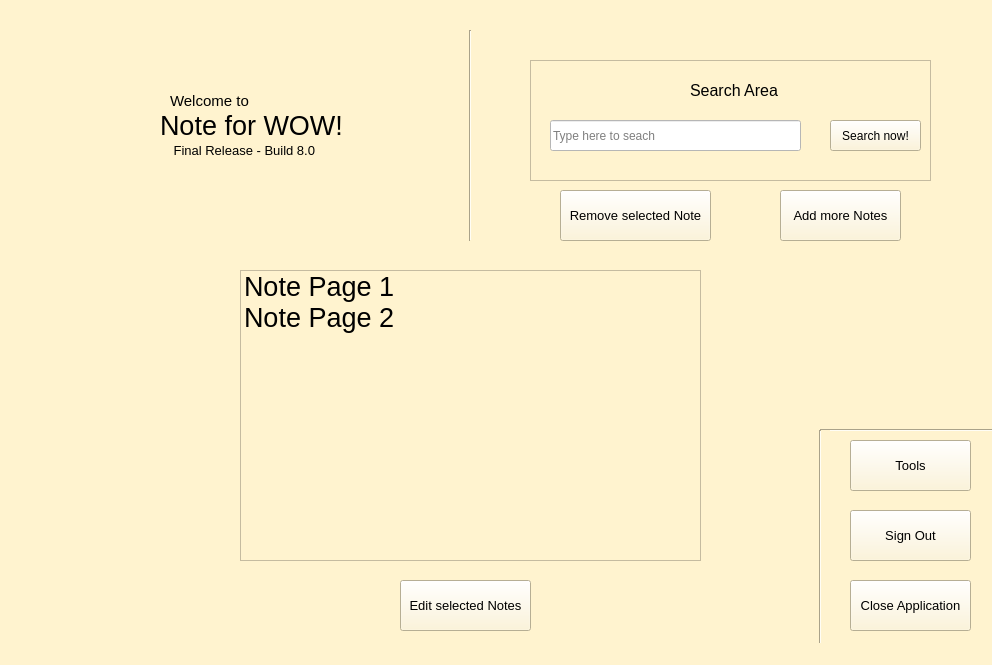
<?xml version="1.0" encoding="UTF-8"?>
<ui version="4.0">
 <class>MainWindow</class>
 <widget class="QMainWindow" name="MainWindow">
  <property name="geometry">
   <rect>
    <x>0</x>
    <y>0</y>
    <width>992</width>
    <height>665</height>
   </rect>
  </property>
  <property name="windowTitle">
   <string>Note for WOW! MainPage</string>
  </property>
  <property name="styleSheet">
   <string notr="true">background-color: rgb(255, 243, 207);</string>
  </property>
  <widget class="QWidget" name="centralwidget">
   <widget class="QLabel" name="label">
    <property name="geometry">
     <rect>
      <x>70</x>
      <y>70</y>
      <width>381</width>
      <height>111</height>
     </rect>
    </property>
    <property name="font">
     <font>
      <pointsize>20</pointsize>
     </font>
    </property>
    <property name="text">
     <string>            Note for WOW!</string>
    </property>
   </widget>
   <widget class="QLabel" name="label_2">
    <property name="geometry">
     <rect>
      <x>170</x>
      <y>90</y>
      <width>91</width>
      <height>21</height>
     </rect>
    </property>
    <property name="font">
     <font>
      <pointsize>11</pointsize>
     </font>
    </property>
    <property name="text">
     <string>Welcome to</string>
    </property>
   </widget>
   <widget class="QPushButton" name="bt_edit">
    <property name="geometry">
     <rect>
      <x>400</x>
      <y>580</y>
      <width>131</width>
      <height>51</height>
     </rect>
    </property>
    <property name="font">
     <font>
      <pointsize>10</pointsize>
     </font>
    </property>
    <property name="text">
     <string>Edit selected Notes</string>
    </property>
   </widget>
   <widget class="QPushButton" name="bt_quit">
    <property name="geometry">
     <rect>
      <x>850</x>
      <y>580</y>
      <width>121</width>
      <height>51</height>
     </rect>
    </property>
    <property name="font">
     <font>
      <pointsize>10</pointsize>
     </font>
    </property>
    <property name="text">
     <string>Close Application</string>
    </property>
   </widget>
   <widget class="QPushButton" name="bt_add">
    <property name="geometry">
     <rect>
      <x>780</x>
      <y>190</y>
      <width>121</width>
      <height>51</height>
     </rect>
    </property>
    <property name="font">
     <font>
      <pointsize>10</pointsize>
     </font>
    </property>
    <property name="text">
     <string>Add more Notes</string>
    </property>
   </widget>
   <widget class="QGraphicsView" name="graphicsView">
    <property name="geometry">
     <rect>
      <x>530</x>
      <y>60</y>
      <width>401</width>
      <height>121</height>
     </rect>
    </property>
    <property name="styleSheet">
     <string notr="true"/>
    </property>
   </widget>
   <widget class="QPushButton" name="bt_search">
    <property name="geometry">
     <rect>
      <x>830</x>
      <y>120</y>
      <width>91</width>
      <height>31</height>
     </rect>
    </property>
    <property name="font">
     <font>
      <pointsize>9</pointsize>
     </font>
    </property>
    <property name="text">
     <string>Search now!</string>
    </property>
   </widget>
   <widget class="QLabel" name="label_4">
    <property name="geometry">
     <rect>
      <x>690</x>
      <y>80</y>
      <width>91</width>
      <height>21</height>
     </rect>
    </property>
    <property name="font">
     <font>
      <pointsize>12</pointsize>
     </font>
    </property>
    <property name="text">
     <string>Search Area</string>
    </property>
   </widget>
   <widget class="QLineEdit" name="le_name">
    <property name="geometry">
     <rect>
      <x>550</x>
      <y>120</y>
      <width>251</width>
      <height>31</height>
     </rect>
    </property>
    <property name="styleSheet">
     <string notr="true">background-color: rgb(255, 255, 255);</string>
    </property>
    <property name="placeholderText">
     <string>Type here to seach</string>
    </property>
   </widget>
   <widget class="QPushButton" name="bt_save">
    <property name="geometry">
     <rect>
      <x>850</x>
      <y>510</y>
      <width>121</width>
      <height>51</height>
     </rect>
    </property>
    <property name="font">
     <font>
      <pointsize>10</pointsize>
     </font>
    </property>
    <property name="text">
     <string>Sign Out</string>
    </property>
   </widget>
   <widget class="Line" name="line_2">
    <property name="geometry">
     <rect>
      <x>460</x>
      <y>30</y>
      <width>20</width>
      <height>211</height>
     </rect>
    </property>
    <property name="orientation">
     <enum>Qt::Vertical</enum>
    </property>
   </widget>
   <widget class="Line" name="line">
    <property name="geometry">
     <rect>
      <x>820</x>
      <y>420</y>
      <width>181</width>
      <height>20</height>
     </rect>
    </property>
    <property name="orientation">
     <enum>Qt::Horizontal</enum>
    </property>
   </widget>
   <widget class="Line" name="line_3">
    <property name="geometry">
     <rect>
      <x>810</x>
      <y>430</y>
      <width>20</width>
      <height>221</height>
     </rect>
    </property>
    <property name="orientation">
     <enum>Qt::Vertical</enum>
    </property>
   </widget>
   <widget class="QPushButton" name="bt_tool">
    <property name="geometry">
     <rect>
      <x>850</x>
      <y>440</y>
      <width>121</width>
      <height>51</height>
     </rect>
    </property>
    <property name="font">
     <font>
      <pointsize>10</pointsize>
     </font>
    </property>
    <property name="text">
     <string>Tools</string>
    </property>
   </widget>
   <widget class="QLabel" name="label_3">
    <property name="geometry">
     <rect>
      <x>170</x>
      <y>140</y>
      <width>221</width>
      <height>21</height>
     </rect>
    </property>
    <property name="font">
     <font>
      <pointsize>10</pointsize>
     </font>
    </property>
    <property name="text">
     <string> Final Release - Build 8.0</string>
    </property>
   </widget>
   <widget class="QListWidget" name="noteList">
    <property name="geometry">
     <rect>
      <x>240</x>
      <y>270</y>
      <width>461</width>
      <height>291</height>
     </rect>
    </property>
    <property name="font">
     <font>
      <pointsize>20</pointsize>
     </font>
    </property>
    <property name="cursor" stdset="0">
     <cursorShape>ArrowCursor</cursorShape>
    </property>
    <item>
     <property name="text">
      <string>Note Page 1</string>
     </property>
    </item>
    <item>
     <property name="text">
      <string>Note Page 2</string>
     </property>
    </item>
   </widget>
   <widget class="QPushButton" name="bt_remove">
    <property name="geometry">
     <rect>
      <x>560</x>
      <y>190</y>
      <width>151</width>
      <height>51</height>
     </rect>
    </property>
    <property name="font">
     <font>
      <pointsize>10</pointsize>
     </font>
    </property>
    <property name="text">
     <string>Remove selected Note</string>
    </property>
   </widget>
   <zorder>line_2</zorder>
   <zorder>label</zorder>
   <zorder>label_2</zorder>
   <zorder>bt_edit</zorder>
   <zorder>bt_quit</zorder>
   <zorder>bt_add</zorder>
   <zorder>graphicsView</zorder>
   <zorder>bt_search</zorder>
   <zorder>label_4</zorder>
   <zorder>le_name</zorder>
   <zorder>bt_save</zorder>
   <zorder>line</zorder>
   <zorder>line_3</zorder>
   <zorder>bt_tool</zorder>
   <zorder>label_3</zorder>
   <zorder>noteList</zorder>
   <zorder>bt_remove</zorder>
  </widget>
  <widget class="QStatusBar" name="statusbar"/>
 </widget>
 <resources/>
 <connections/>
</ui>
